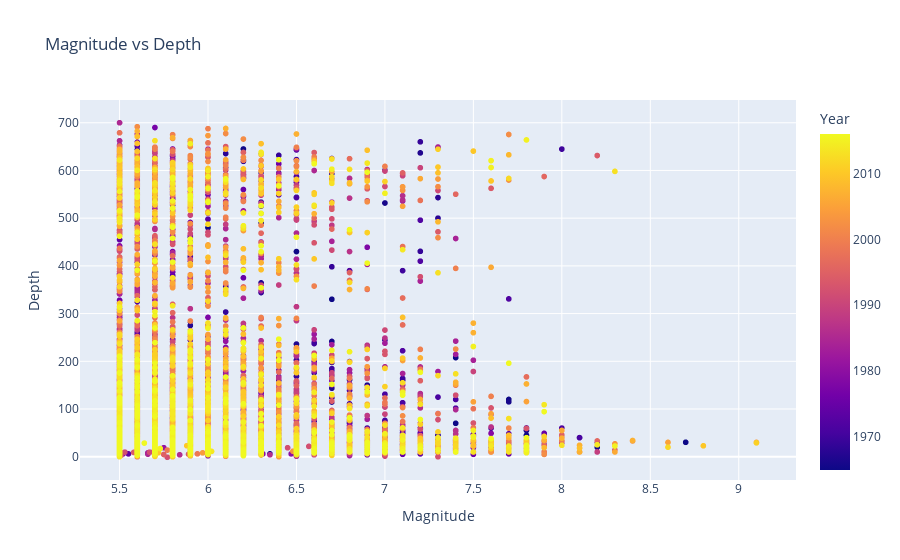

Write notebook code for a chart like this one.
### Code cell
fig = px.scatter(data_frame=df,
                 x= df["Magnitude"], 
                 y=df["Depth"], 
                 color= "Year",  
                 title= "Magnitude vs Depth")
fig.show()

### Figure 1 — Plotly figure (JSON) as saved in the notebook; plotly's stock layout.template omitted (floating-point values rounded to 4 significant figures; data arrays with more than 128 entries replaced by an {"elided": "..."} marker saying what was removed)
{"data": [{"hovertemplate": "Magnitude=%{x}<br>Depth=%{y}<br>Year=%{marker.color}<extra></extra>", "legendgroup": "", "marker": {"color": {"elided": "23226 int values"}, "coloraxis": "coloraxis", "symbol": "circle"}, "mode": "markers", "name": "", "showlegend": false, "type": "scattergl", "x": {"elided": "23226 float values"}, "xaxis": "x", "y": {"elided": "23226 float values"}, "yaxis": "y"}], "layout": {"coloraxis": {"colorbar": {"title": {"text": "Year"}}, "colorscale": [[0, "#0d0887"], [0.1111, "#46039f"], [0.2222, "#7201a8"], [0.3333, "#9c179e"], [0.4444, "#bd3786"], [0.5556, "#d8576b"], [0.6667, "#ed7953"], [0.7778, "#fb9f3a"], [0.8889, "#fdca26"], [1, "#f0f921"]]}, "legend": {"tracegroupgap": 0}, "title": {"text": "Magnitude vs Depth"}, "xaxis": {"anchor": "y", "domain": [0, 1], "title": {"text": "Magnitude"}}, "yaxis": {"anchor": "x", "domain": [0, 1], "title": {"text": "Depth"}}}}
